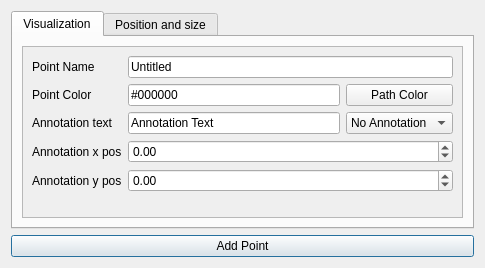
<?xml version="1.0" encoding="UTF-8"?>
<ui version="4.0">
 <class>AddPoint</class>
 <widget class="QDialog" name="AddPoint">
  <property name="geometry">
   <rect>
    <x>0</x>
    <y>0</y>
    <width>485</width>
    <height>268</height>
   </rect>
  </property>
  <property name="minimumSize">
   <size>
    <width>485</width>
    <height>268</height>
   </size>
  </property>
  <property name="windowTitle">
   <string>Add Point</string>
  </property>
  <layout class="QGridLayout" name="gridLayout">
   <item row="0" column="0">
    <widget class="QTabWidget" name="tabWidget">
     <property name="currentIndex">
      <number>0</number>
     </property>
     <widget class="QWidget" name="tab">
      <attribute name="title">
       <string>Visualization</string>
      </attribute>
      <layout class="QGridLayout" name="gridLayout_2">
       <item row="0" column="0">
        <widget class="QScrollArea" name="scrollArea">
         <property name="widgetResizable">
          <bool>true</bool>
         </property>
         <widget class="QWidget" name="scrollAreaWidgetContents">
          <property name="geometry">
           <rect>
            <x>0</x>
            <y>0</y>
            <width>443</width>
            <height>170</height>
           </rect>
          </property>
          <layout class="QGridLayout" name="gridLayout_4">
           <item row="2" column="1">
            <widget class="QLineEdit" name="AnnotationTextLine">
             <property name="text">
              <string>Annotation Text</string>
             </property>
            </widget>
           </item>
           <item row="4" column="0">
            <widget class="QLabel" name="label_12">
             <property name="text">
              <string>Annotation y pos</string>
             </property>
            </widget>
           </item>
           <item row="1" column="2">
            <widget class="QPushButton" name="PathColorButton">
             <property name="text">
              <string>Path Color</string>
             </property>
             <property name="autoDefault">
              <bool>false</bool>
             </property>
            </widget>
           </item>
           <item row="3" column="0">
            <widget class="QLabel" name="label_11">
             <property name="text">
              <string>Annotation x pos</string>
             </property>
            </widget>
           </item>
           <item row="0" column="0">
            <widget class="QLabel" name="label">
             <property name="text">
              <string>Point Name</string>
             </property>
            </widget>
           </item>
           <item row="2" column="0">
            <widget class="QLabel" name="label_10">
             <property name="text">
              <string>Annotation text</string>
             </property>
            </widget>
           </item>
           <item row="1" column="1">
            <widget class="QLineEdit" name="PointColorLine">
             <property name="text">
              <string>#000000</string>
             </property>
            </widget>
           </item>
           <item row="0" column="1" colspan="2">
            <widget class="QLineEdit" name="PointNameLine">
             <property name="text">
              <string>Untitled</string>
             </property>
            </widget>
           </item>
           <item row="6" column="0" colspan="3">
            <spacer name="verticalSpacer_2">
             <property name="orientation">
              <enum>Qt::Vertical</enum>
             </property>
             <property name="sizeHint" stdset="0">
              <size>
               <width>20</width>
               <height>40</height>
              </size>
             </property>
            </spacer>
           </item>
           <item row="1" column="0">
            <widget class="QLabel" name="label_2">
             <property name="text">
              <string>Point Color</string>
             </property>
            </widget>
           </item>
           <item row="2" column="2">
            <widget class="QComboBox" name="AnnonationMetod">
             <property name="sizePolicy">
              <sizepolicy hsizetype="Minimum" vsizetype="Fixed">
               <horstretch>0</horstretch>
               <verstretch>0</verstretch>
              </sizepolicy>
             </property>
             <item>
              <property name="text">
               <string>No Annotation</string>
              </property>
             </item>
             <item>
              <property name="text">
               <string>Annotation</string>
              </property>
             </item>
            </widget>
           </item>
           <item row="3" column="1" colspan="2">
            <widget class="QDoubleSpinBox" name="AnnotationXLine">
             <property name="sizePolicy">
              <sizepolicy hsizetype="Expanding" vsizetype="Fixed">
               <horstretch>0</horstretch>
               <verstretch>0</verstretch>
              </sizepolicy>
             </property>
             <property name="minimum">
              <double>-999999999.990000009536743</double>
             </property>
             <property name="maximum">
              <double>999999999.990000009536743</double>
             </property>
            </widget>
           </item>
           <item row="4" column="1" colspan="2">
            <widget class="QDoubleSpinBox" name="AnnotationYLine">
             <property name="sizePolicy">
              <sizepolicy hsizetype="Expanding" vsizetype="Fixed">
               <horstretch>0</horstretch>
               <verstretch>0</verstretch>
              </sizepolicy>
             </property>
             <property name="minimum">
              <double>-999999999.990000009536743</double>
             </property>
             <property name="maximum">
              <double>999999999.990000009536743</double>
             </property>
            </widget>
           </item>
          </layout>
         </widget>
        </widget>
       </item>
      </layout>
     </widget>
     <widget class="QWidget" name="tab_2">
      <attribute name="title">
       <string>Position and size</string>
      </attribute>
      <layout class="QGridLayout" name="gridLayout_3">
       <item row="0" column="0">
        <widget class="QScrollArea" name="scrollArea_2">
         <property name="widgetResizable">
          <bool>true</bool>
         </property>
         <widget class="QWidget" name="scrollAreaWidgetContents_2">
          <property name="geometry">
           <rect>
            <x>0</x>
            <y>0</y>
            <width>443</width>
            <height>170</height>
           </rect>
          </property>
          <layout class="QGridLayout" name="gridLayout_5">
           <item row="0" column="0">
            <widget class="QLabel" name="label_3">
             <property name="text">
              <string>Point x position</string>
             </property>
            </widget>
           </item>
           <item row="0" column="1">
            <widget class="QDoubleSpinBox" name="PointXLine">
             <property name="sizePolicy">
              <sizepolicy hsizetype="Expanding" vsizetype="Fixed">
               <horstretch>0</horstretch>
               <verstretch>0</verstretch>
              </sizepolicy>
             </property>
             <property name="minimum">
              <double>-999999999.990000009536743</double>
             </property>
             <property name="maximum">
              <double>999999999.990000009536743</double>
             </property>
             <property name="singleStep">
              <double>0.100000000000000</double>
             </property>
             <property name="value">
              <double>0.000000000000000</double>
             </property>
            </widget>
           </item>
           <item row="1" column="0">
            <widget class="QLabel" name="label_4">
             <property name="text">
              <string>Point y position</string>
             </property>
            </widget>
           </item>
           <item row="1" column="1">
            <widget class="QDoubleSpinBox" name="PointYLine">
             <property name="sizePolicy">
              <sizepolicy hsizetype="Expanding" vsizetype="Fixed">
               <horstretch>0</horstretch>
               <verstretch>0</verstretch>
              </sizepolicy>
             </property>
             <property name="minimum">
              <double>-999999999.990000009536743</double>
             </property>
             <property name="maximum">
              <double>999999999.990000009536743</double>
             </property>
             <property name="singleStep">
              <double>0.100000000000000</double>
             </property>
            </widget>
           </item>
           <item row="2" column="0">
            <widget class="QLabel" name="label_5">
             <property name="text">
              <string>Point size</string>
             </property>
            </widget>
           </item>
           <item row="2" column="1">
            <widget class="QDoubleSpinBox" name="SizeLine">
             <property name="sizePolicy">
              <sizepolicy hsizetype="Expanding" vsizetype="Fixed">
               <horstretch>0</horstretch>
               <verstretch>0</verstretch>
              </sizepolicy>
             </property>
             <property name="minimum">
              <double>1.000000000000000</double>
             </property>
             <property name="maximum">
              <double>999999999.990000009536743</double>
             </property>
             <property name="singleStep">
              <double>1.000000000000000</double>
             </property>
             <property name="value">
              <double>50.000000000000000</double>
             </property>
            </widget>
           </item>
           <item row="3" column="0" colspan="2">
            <spacer name="verticalSpacer">
             <property name="orientation">
              <enum>Qt::Vertical</enum>
             </property>
             <property name="sizeHint" stdset="0">
              <size>
               <width>20</width>
               <height>56</height>
              </size>
             </property>
            </spacer>
           </item>
          </layout>
         </widget>
        </widget>
       </item>
      </layout>
     </widget>
    </widget>
   </item>
   <item row="6" column="0">
    <widget class="QPushButton" name="AddPointButton">
     <property name="text">
      <string>Add Point</string>
     </property>
    </widget>
   </item>
  </layout>
 </widget>
 <resources/>
 <connections/>
</ui>
